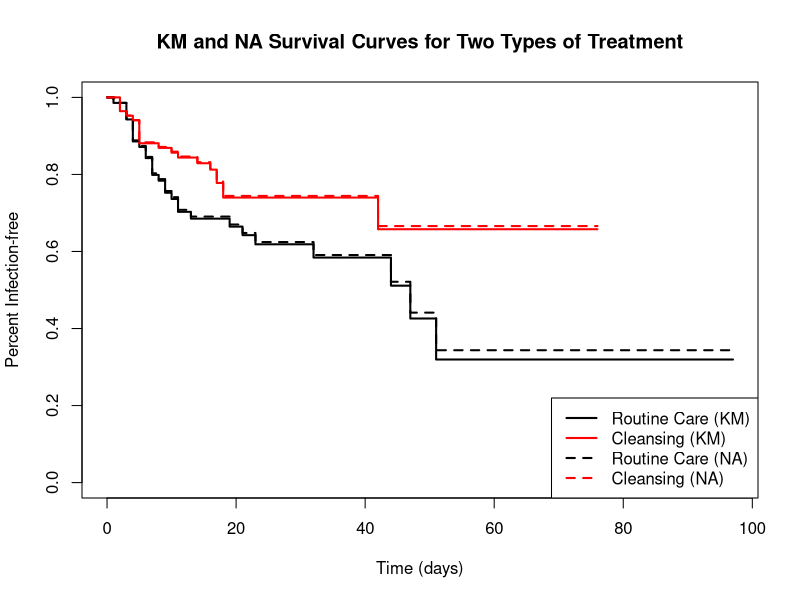

Reproduce this figure in R.
## ---- chunk 1
################## Data Cleaning ################################
# load necessary libraries
library(KMsurv)
library(survival)
library(MASS)
library(car)
library(knitr)
library(dplyr)

# load burn data
data(burn)

# burn dataframe with new names
burn1 <- burn
burn1 <- data.frame(burn1,Treatment=factor(burn1$Z1,labels=c("Routine","Cleansing")))
burn1 <- data.frame(burn1,Gender=factor(burn1$Z2,labels=c("Male","Female")))
burn1 <- data.frame(burn1,Race=factor(burn1$Z3,labels=c("Nonwhite","White")))
burn1 <- data.frame(burn1,PercentBurned=burn1$Z4)
burn1 <- data.frame(burn1,SiteHead=factor(burn1$Z5,labels=c("NotBurned","Burned")))
burn1 <- data.frame(burn1,SiteButtock=factor(burn1$Z6,labels=c("NotBurned","Burned")))
burn1 <- data.frame(burn1,SiteTrunk=factor(burn1$Z7,labels=c("NotBurned","Burned")))
burn1 <- data.frame(burn1,SiteUpperLeg=factor(burn1$Z8,labels=c("NotBurned","Burned")))
burn1 <- data.frame(burn1,SiteLowerLeg=factor(burn1$Z9,labels=c("NotBurned","Burned")))
burn1 <- data.frame(burn1,SiteRespTract=factor(burn1$Z10,labels=c("NotBurned","Burned")))
burn1 <- data.frame(burn1,BurnType=factor(burn1$Z11,labels=c("Chemical","Scald","Electric","Flame")))

# remove unuseful columns
burn1 <- burn1[, -c(2:12)]
## ---- chunk 2
burn1.surv <- Surv(burn1$T3, burn1$D3)
surv_diff <- survdiff(burn1.surv ~ Treatment, data = burn1)
## ---- chunk 3
# Fit KM and NA curves
KMcurves <- survfit(burn1.surv ~ Treatment, data = burn1)
NAcurves <- survfit(burn1.surv ~ Treatment, type = "fleming-harrington", data = burn1)
## ---- chunk 4
# Plot the KM curves
plot(KMcurves, col = c("black", "red"), lwd = 2, lty = 1, xlab = "Time (days)", ylab = "Percent Infection-free", 
     main = "KM and NA Survival Curves for Two Types of Treatment")

# Add the NA curves
lines(NAcurves, col = c("black", "red"), lwd = 2, lty = 2)

# Add a legend
legend("bottomright", 
       legend = c("Routine Care (KM)", "Cleansing (KM)", "Routine Care (NA)", "Cleansing (NA)"),
       col = c("black", "red", "black", "red"), 
       lty = c(1, 1, 2, 2), 
       lwd = 2)
## ---- chunk 5
# Set up the burn2 with td covariates
burn2 <- tmerge(data1 = burn1, data2 = burn1, id = Obs, 
                tstop = T3, infection = event(T3, D3))
burn2 <- tmerge(burn2, burn1, id = Obs, surgical = tdc(T1))
burn2 <- tmerge(burn2, burn1, id = Obs, antibiotics = tdc(T2))

# Define status to distinguish between the event and censoring
burn2$status <- as.integer(with(burn2, (tstop == T3 & D3 == 1)))

# Create the survival object
burn2.surv <- with(burn2, Surv(time = tstart, time2 = tstop, event = status, type = "counting"))

fit_time_dep_sur <- coxph(burn2.surv ~ Treatment + Race + surgical, data = burn2)


## ---- chunk 6
summary(fit_time_dep_sur)
